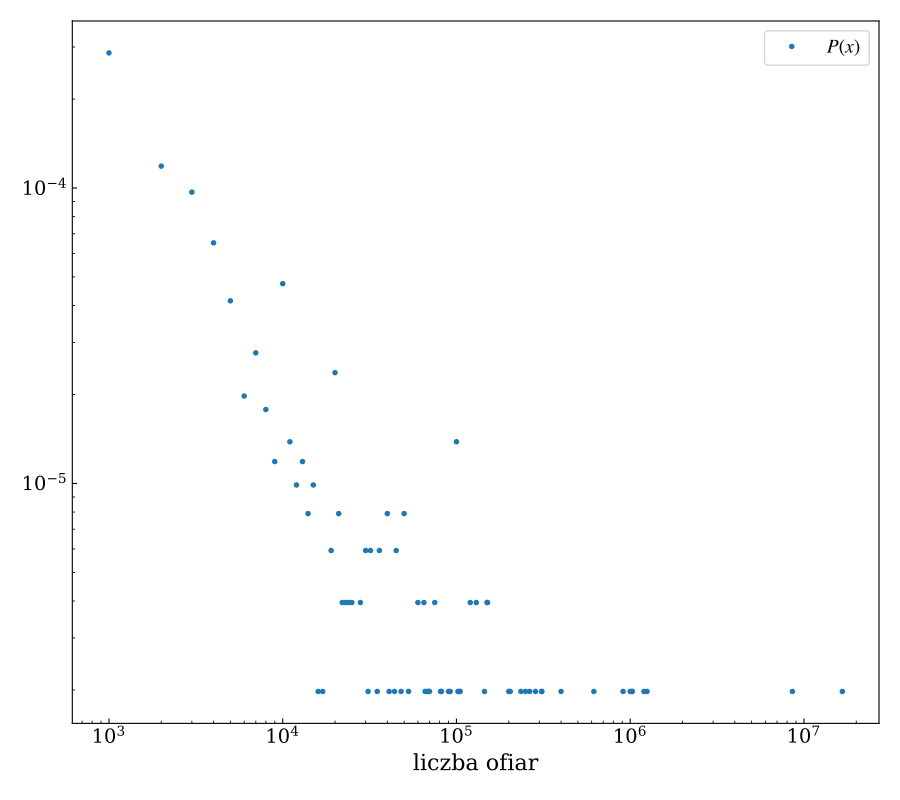

Python code for this plot:
from pathlib import Path

import matplotlib.pyplot as plt
import numpy as np
from common import bins_lin, deaths, dx, hist

from msz import set_plot_style

set_plot_style()

[counts, x] = np.histogram(deaths, bins=bins_lin)
probability = counts / deaths.size / dx

hist(plt, x[:-1], probability, label="$P(x)$")
plt.xscale("log")
plt.yscale("log")

plt.xlabel("liczba ofiar")

plt.legend()
plt.tight_layout()
plt.savefig(Path(__file__).with_suffix(".pdf"))
np.savetxt(
    Path(__file__).parent / "DK2.txt",
    np.column_stack((x[:-1], counts)),
)
# plt.show()
